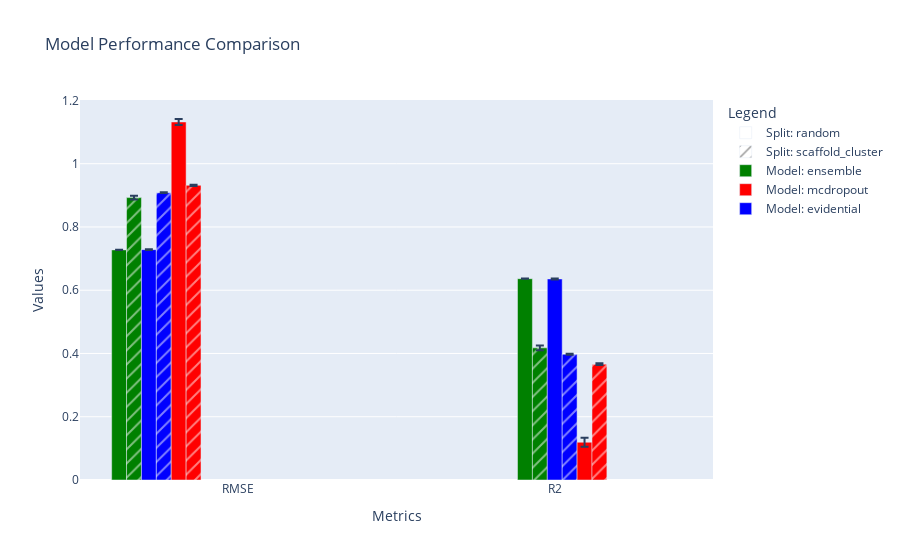

The code cell stored with this chart in its notebook:
### Code cell
# Initialize Plotly's offline mode
init_notebook_mode(connected=True)

# Step 2: Prepare the data
def prepare_data(df, metrics):
    grouped = df.groupby(['Model type', 'Split'])
    data = []
    
    for (model_type, split), group in grouped:
        means = group[metrics].mean()
        std_errors = group[metrics].sem()
        data.append((model_type, split, means, std_errors))
    
    return data

# Step 3: Create the bar plot
def create_bar_plot(data, metrics):
    fig = go.Figure()

    model_colors = {
        'ensemble': 'green',
        'mcdropout': 'red',
        'evidential': 'blue'
    }
    
    split_textures = {
        'random': '',
        'scaffold_cluster': "/"
    }
    
    for metric in metrics:
        for (model_type, split, means, std_errors) in data:
            fig.add_trace(go.Bar(
                x=[metric],
                y=[means[metric]],
                name=model_type,
                error_y=dict(type='data', array=[std_errors[metric]]),
                marker=dict(color=model_colors[model_type], pattern_shape=split_textures[split]),
                showlegend=False
            ))

    # Add legend for splits
    for split, texture in split_textures.items():
        fig.add_trace(go.Bar(
            x=[None],
            y=[None],
            name=f'Split: {split}',
            marker=dict(color='white', pattern_shape=texture),
            showlegend=True,
            # marker_pattern_shape_texture={'pattern_shape': texture}
        ))

    # Add legend for model types
    for model_type, color in model_colors.items():
        fig.add_trace(go.Bar(
            x=[None],
            y=[None],
            name=f'Model: {model_type}',
            # name=model_type,
            marker=dict(color=color),
            showlegend=True
        ))

    fig.update_layout(
        barmode='group',
        title='Model Performance Comparison',
        xaxis_title='Metrics',
        yaxis_title='Values',
        legend_title='Legend'
    )
    # Use iplot instead of fig.show()
    iplot(fig)
    # fig.show()
    # plt.show()

# Step 4: Define the list of metrics to show
metrics = ['RMSE', 'R2']  # add other metrics as needed

# print(df_test['Model type'].unique())
# Prepare the data
data = prepare_data(df_test, metrics)

# Create the bar plot
create_bar_plot(data, metrics)

### Figure 1 — Plotly figure (JSON) as saved in the notebook; plotly's stock layout.template omitted (floating-point values rounded to 4 significant figures)
{"data": [{"error_y": {"array": [0.000386], "type": "data"}, "marker": {"color": "green", "pattern": {"shape": ""}}, "name": "ensemble", "showlegend": false, "x": ["RMSE"], "y": [0.7275], "type": "bar"}, {"error_y": {"array": [0.005653], "type": "data"}, "marker": {"color": "green", "pattern": {"shape": "/"}}, "name": "ensemble", "showlegend": false, "x": ["RMSE"], "y": [0.8928], "type": "bar"}, {"error_y": {"array": [0.001467], "type": "data"}, "marker": {"color": "blue", "pattern": {"shape": ""}}, "name": "evidential", "showlegend": false, "x": ["RMSE"], "y": [0.7283], "type": "bar"}, {"error_y": {"array": [0.001109], "type": "data"}, "marker": {"color": "blue", "pattern": {"shape": "/"}}, "name": "evidential", "showlegend": false, "x": ["RMSE"], "y": [0.9083], "type": "bar"}, {"error_y": {"array": [0.009426], "type": "data"}, "marker": {"color": "red", "pattern": {"shape": ""}}, "name": "mcdropout", "showlegend": false, "x": ["RMSE"], "y": [1.132], "type": "bar"}, {"error_y": {"array": [0.002157], "type": "data"}, "marker": {"color": "red", "pattern": {"shape": "/"}}, "name": "mcdropout", "showlegend": false, "x": ["RMSE"], "y": [0.9315], "type": "bar"}, {"error_y": {"array": [0.000386], "type": "data"}, "marker": {"color": "green", "pattern": {"shape": ""}}, "name": "ensemble", "showlegend": false, "x": ["R2"], "y": [0.6364], "type": "bar"}, {"error_y": {"array": [0.007441], "type": "data"}, "marker": {"color": "green", "pattern": {"shape": "/"}}, "name": "ensemble", "showlegend": false, "x": ["R2"], "y": [0.4177], "type": "bar"}, {"error_y": {"array": [0.001468], "type": "data"}, "marker": {"color": "blue", "pattern": {"shape": ""}}, "name": "evidential", "showlegend": false, "x": ["R2"], "y": [0.6356], "type": "bar"}, {"error_y": {"array": [0.001471], "type": "data"}, "marker": {"color": "blue", "pattern": {"shape": "/"}}, "name": "evidential", "showlegend": false, "x": ["R2"], "y": [0.3975], "type": "bar"}, {"error_y": {"array": [0.01458], "type": "data"}, "marker": {"color": "red", "pattern": {"shape": ""}}, "name": "mcdropout", "showlegend": false, "x": ["R2"], "y": [0.1194], "type": "bar"}, {"error_y": {"array": [0.002938], "type": "data"}, "marker": {"color": "red", "pattern": {"shape": "/"}}, "name": "mcdropout", "showlegend": false, "x": ["R2"], "y": [0.3662], "type": "bar"}, {"marker": {"color": "white", "pattern": {"shape": ""}}, "name": "Split: random", "showlegend": true, "x": [null], "y": [null], "type": "bar"}, {"marker": {"color": "white", "pattern": {"shape": "/"}}, "name": "Split: scaffold_cluster", "showlegend": true, "x": [null], "y": [null], "type": "bar"}, {"marker": {"color": "green"}, "name": "Model: ensemble", "showlegend": true, "x": [null], "y": [null], "type": "bar"}, {"marker": {"color": "red"}, "name": "Model: mcdropout", "showlegend": true, "x": [null], "y": [null], "type": "bar"}, {"marker": {"color": "blue"}, "name": "Model: evidential", "showlegend": true, "x": [null], "y": [null], "type": "bar"}], "layout": {"barmode": "group", "legend": {"title": {"text": "Legend"}}, "title": {"text": "Model Performance Comparison"}, "xaxis": {"title": {"text": "Metrics"}}, "yaxis": {"title": {"text": "Values"}}}}
